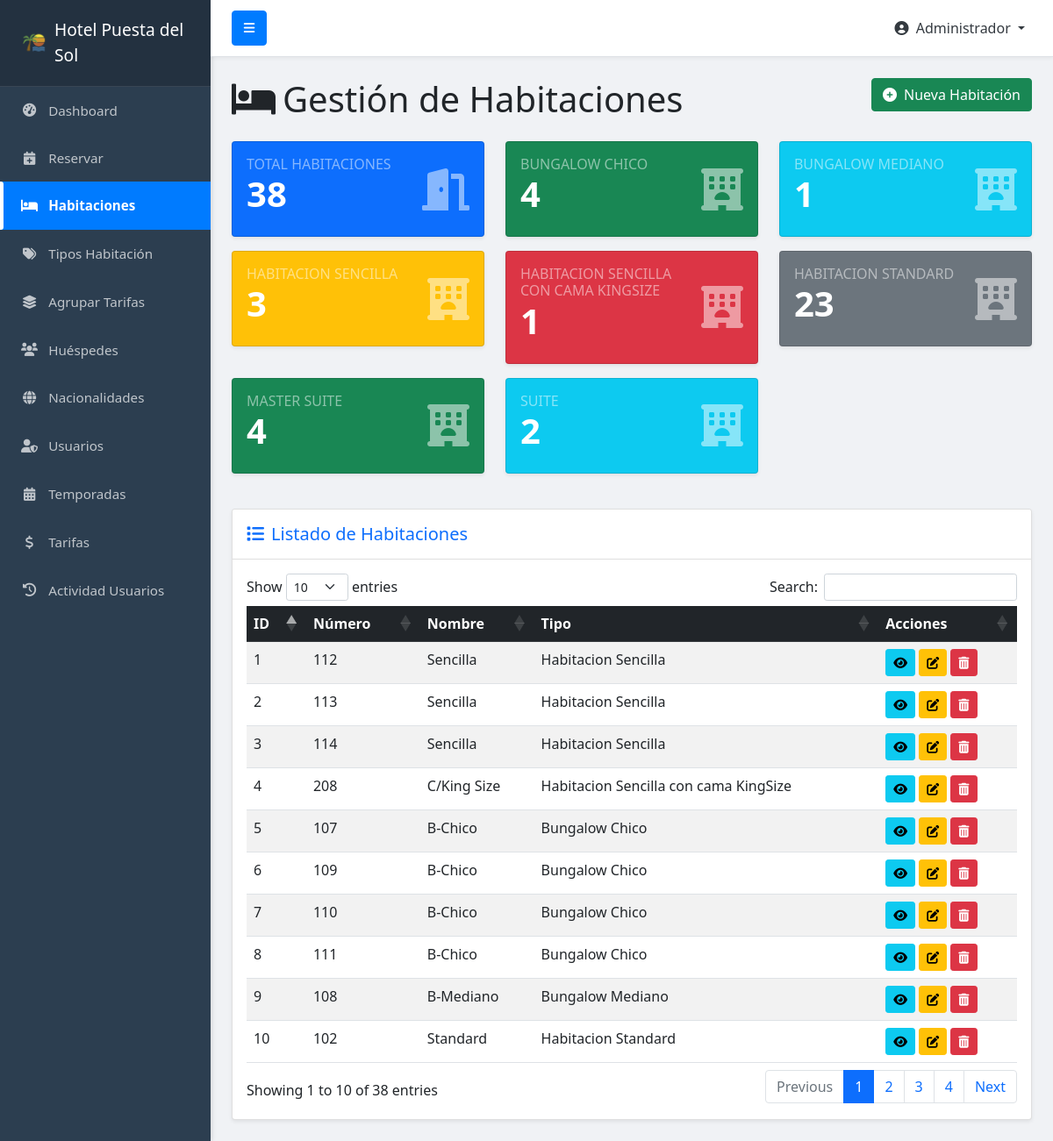
The app's page /habitaciones/habitaciones.php (signed in) with its own data.
### tables this page shows
CREATE TABLE `habitaciones` (
  `id` int(11) NOT NULL,
  `numero_habitacion` varchar(10) DEFAULT NULL,
  `nombre` varchar(100) DEFAULT NULL,
  `id_tipo_habitacion` int(11) DEFAULT NULL
);

CREATE TABLE `tipos_habitacion` (
  `id` int(11) NOT NULL,
  `nombre` varchar(100) DEFAULT NULL,
  `descripcion` text
);

### habitaciones/habitaciones.php (the view, shortened to what this page needs)
<?php
require_once '../config/db_connect.php';
$query_habitaciones = "SELECT h.id, h.numero_habitacion, h.nombre, th.nombre as tipo_habitacion_nombre
                       FROM habitaciones h
                       JOIN tipos_habitacion th ON h.id_tipo_habitacion = th.id
                       ORDER BY h.numero_habitacion ASC";
$result_habitaciones = mysqli_query($conn, $query_habitaciones);
$stats = [];
$stats['total'] = ($result_habitaciones) ? mysqli_num_rows($result_habitaciones) : 0;
$query_stats_tipo = "SELECT th.nombre, COUNT(h.id) as count
                     FROM tipos_habitacion th
                     LEFT JOIN habitaciones h ON th.id = h.id_tipo_habitacion
                     GROUP BY th.nombre";
$result_stats_tipo = mysqli_query($conn, $query_stats_tipo);
$stats['por_tipo'] = [];
if ($result_stats_tipo) {
    while ($row = mysqli_fetch_assoc($result_stats_tipo)) {
        $stats['por_tipo'][$row['nombre']] = $row['count'];
    }
}
?>
<!DOCTYPE html>
<html lang="es">
<head>
    <link href="https://cdn.jsdelivr.net/npm/bootstrap@5.1.3/dist/css/bootstrap.min.css" rel="stylesheet">
    <link rel="stylesheet" href="https://cdnjs.cloudflare.com/ajax/libs/font-awesome/6.0.0-beta3/css/all.min.css">
    <link rel="stylesheet" href="https://cdn.datatables.net/1.11.3/css/dataTables.bootstrap5.min.css">
    <link rel="stylesheet" href="https://cdn.jsdelivr.net/npm/sweetalert2@11/dist/sweetalert2.min.css">
</head>
<body>
    <?php require_once '../includes/sidebar.php'; ?>
    <div id="page-content-wrapper"> <div class="container-fluid mt-4">
            <div class="row">
                <div class="col-12">
                    <h1 class="mb-4">
                        <i class="fas fa-bed me-2"></i>Gestión de Habitaciones
                        <button class="btn btn-success float-end" data-bs-toggle="modal" data-bs-target="#modalCrearHabitacion">
                            <i class="fas fa-plus-circle me-2"></i>Nueva Habitación
                        </button>
                    </h1>
                </div>
            </div>
            <div class="row mb-4">
                <div class="col-md-4 mb-3">
                    <div class="card bg-primary text-white shadow-sm card-stats">
                        <div class="card-body">
                            <div class="d-flex justify-content-between align-items-center">
                                <div>
                                    <h6 class="text-uppercase text-white-50 mb-0">Total Habitaciones</h6>
                                    <h3 class="display-6 fw-bold"><?php echo $stats['total']; ?></h3>
                                </div>
                                <i class="fas fa-door-open fa-3x text-white-50"></i>
                            </div>
                        </div>
                    </div>
                </div>
                <?php
                $colors = ['success', 'info', 'warning', 'danger', 'secondary'];
                $color_index = 0;
                foreach ($stats['por_tipo'] as $tipo_nombre => $count):
                    $current_color = $colors[$color_index % count($colors)];
                    $color_index++;
                ?>
                <div class="col-md-4 mb-3">
                    <div class="card bg-<?php echo $current_color; ?> text-white shadow-sm card-stats">
                        <div class="card-body">
                            <div class="d-flex justify-content-between align-items-center">
                                <div>
                                    <h6 class="text-uppercase text-white-50 mb-0"><?php echo htmlspecialchars($tipo_nombre); ?></h6>
                                    <h3 class="display-6 fw-bold"><?php echo $count; ?></h3>
                                </div>
                                <i class="fas fa-hotel fa-3x text-white-50"></i>
                            </div>
                        </div>
                    </div>
                </div>
                <?php endforeach; ?>
            </div>
            <div class="card shadow-sm mb-4">
                <div class="card-header bg-white py-3">
                    <h5 class="mb-0 text-primary"><i class="fas fa-list me-2"></i>Listado de Habitaciones</h5>
                </div>
                <div class="card-body">
                    <div class="table-responsive">
                        <table id="habitacionesTable" class="table table-hover table-striped" style="width:100%">
                            <thead class="table-dark">
                                <tr>
                                    <th>ID</th>
                                    <th>Número</th>
                                    <th>Nombre</th>
                                    <th>Tipo</th>
                                    <th>Acciones</th>
                                </tr>
                            </thead>
                            <tbody>
                                <?php mysqli_data_seek($result_habitaciones, 0);  ?>
                                <?php while ($habitacion = mysqli_fetch_assoc($result_habitaciones)): ?>
                                    <tr>
                                        <td><?php echo htmlspecialchars($habitacion['id']); ?></td>
                                        <td><?php echo htmlspecialchars($habitacion['numero_habitacion']); ?></td>
                                        <td><?php echo htmlspecialchars($habitacion['nombre']); ?></td>
                                        <td><?php echo htmlspecialchars($habitacion['tipo_habitacion_nombre']); ?></td>
                                        <td>
                                            <button class="btn btn-sm btn-info ver-detalles-btn" data-id="<?php echo $habitacion['id']; ?>" title="Ver Detalles">
                                                <i class="fas fa-eye"></i>
                                            </button>
                                            <button class="btn btn-sm btn-warning editar-btn" data-id="<?php echo $habitacion['id']; ?>" title="Editar">
                                                <i class="fas fa-edit"></i>
                                            </button>
                                            <button class="btn btn-sm btn-danger eliminar-btn" data-id="<?php echo $habitacion['id']; ?>" title="Eliminar">
                                                <i class="fas fa-trash-alt"></i>
                                            </button>
                                        </td>
                                    </tr>
                                <?php endwhile; ?>
                            </tbody>
                        </table>
                    </div>
                </div>
            </div>
        </div>
    </div>
</body>
</html>

### habitaciones/habitaciones.php (style rules this page uses)
body { overflow-x: hidden; background-color: #f8f9fa; }
.card-stats { transition: transform 0.2s; }

### includes/sidebar.php (style rules this page uses)
body { overflow-x: hidden; background-color: #f0f2f5; }
#page-content-wrapper { min-width: 100vw; }
@media (min-width: 768px) { #page-content-wrapper { min-width: 0; width: 100%; } }

### records on screen
habitaciones: id "10", numero_habitacion "102", nombre "Standard", tipos_habitacion.nombre "Habitacion Standard"
habitaciones: id "5", numero_habitacion "107", nombre "B-Chico", tipos_habitacion.nombre "Bungalow Chico"
habitaciones: id "9", numero_habitacion "108", nombre "B-Mediano", tipos_habitacion.nombre "Bungalow Mediano"
habitaciones: id "6", numero_habitacion "109", nombre "B-Chico", tipos_habitacion.nombre "Bungalow Chico"
habitaciones: id "7", numero_habitacion "110", nombre "B-Chico", tipos_habitacion.nombre "Bungalow Chico"
habitaciones: id "8", numero_habitacion "111", nombre "B-Chico", tipos_habitacion.nombre "Bungalow Chico"
habitaciones: id "1", numero_habitacion "112", nombre "Sencilla", tipos_habitacion.nombre "Habitacion Sencilla"
habitaciones: id "2", numero_habitacion "113", nombre "Sencilla", tipos_habitacion.nombre "Habitacion Sencilla"
habitaciones: id "3", numero_habitacion "114", nombre "Sencilla", tipos_habitacion.nombre "Habitacion Sencilla"
habitaciones: id "4", numero_habitacion "208", nombre "C/King Size", tipos_habitacion.nombre "Habitacion Sencilla con cama KingSize"

### other values on screen
$_SESSION['nombre'] "Administrador"
$stats['total'] "38"
$tipo_nombre "BUNGALOW CHICO"
$count "4"
$tipo_nombre "BUNGALOW MEDIANO"
$count "1"
$tipo_nombre "HABITACION SENCILLA"
$count "3"
$tipo_nombre "HABITACION SENCILLA CON CAMA KINGSIZE"
$tipo_nombre "HABITACION STANDARD"
$count "23"
$tipo_nombre "MASTER SUITE"
$tipo_nombre "SUITE"
$count "2"
